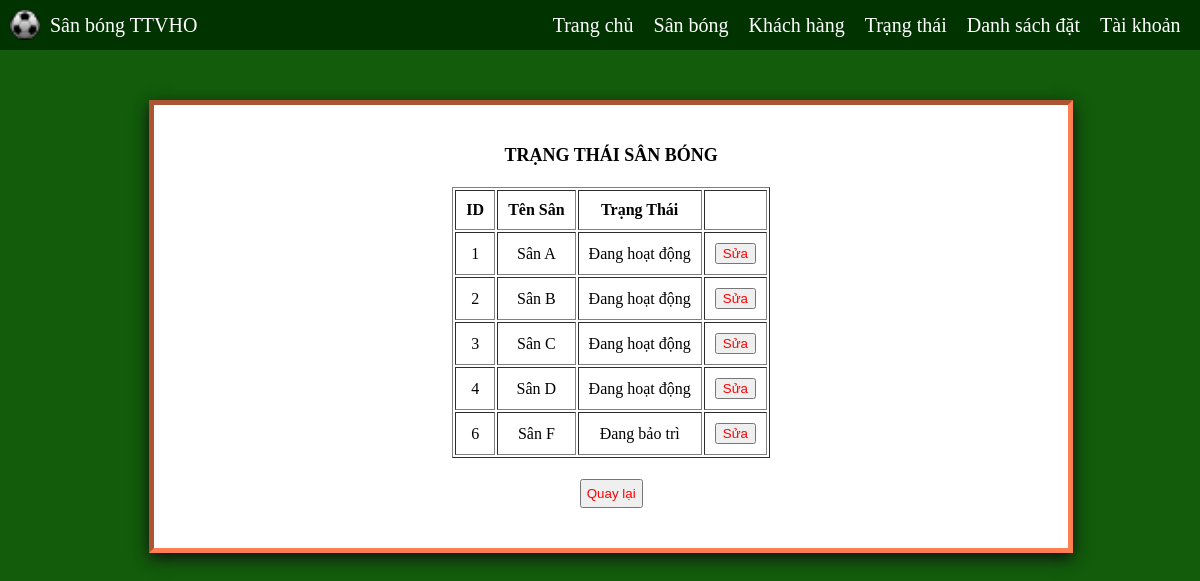
Screenshot of /status_admin.php with the database file from the repository.
### tables this page shows
CREATE TABLE `sanbong` (
  `ID` int(5) NOT NULL,
  `TenSan` text NOT NULL,
  `AnhSan` longblob NOT NULL,
  `LoaiSan` varchar(30) NOT NULL,
  `Gia` int(6) NOT NULL,
  `DiaDiem` text NOT NULL,
  `MoTa` text NOT NULL,
  `TrangThai` bit(1) NOT NULL
);

### status_admin.php (the view, shortened to what this page needs)
<?php
	include("header_admin.php");
?>
<body>
    <div class="status-div">
        <b>TRẠNG THÁI SÂN BÓNG <span id='tieudetime'></span></b><br />
        <br>
        <table class="table-status" border="1">
            <thead>
                <tr>
                    <th>ID</th>
                    <th>Tên Sân</th>
                    <th>Trạng Thái</th>
                    <th></th>
                </tr>
            </thead>
            <tbody>
                <?php
                $sql_tt = "SELECT ID,TenSan,
                        IF(TrangThai = 1, 'Đang hoạt động', 'Đang bảo trì') AS TrangThai
                        FROM sanbong";
                $result_tt = mysqli_query($conn, $sql_tt);
                while ($row = mysqli_fetch_assoc($result_tt)) {
                    echo '<form action="edit_trangthai.php" method= "POST" id="add-form">';
                    echo '<tr>';
                    echo '<td>' . $row['ID'] . '</td>';
                    echo '<td>' . $row['TenSan'] . '</td>';
                    echo '<td>' . $row['TrangThai'] . '</td>';
                    echo '<td><input class="btn" type ="submit" name="suatt['.$row['ID'].']" value="Sửa"></td>';
                    echo '</tr>';
                }
                ?>
            </tbody>
        </table>
        <br>
        <button><a href="home.php">Quay lại</a></button>
    </div>
</body>

### header_admin.php (shortened to what this page needs)
<?php
	$user = (isset($_SESSION['user'])) ? $_SESSION['user']: [];
?>
<!DOCTYPE>
<html>
<head>
</head>
<body>
	<div class="container">
		<nav>
			<div>
				<ul class='main-menu' style='float: left!important'>
					<a href="home.php"><img style='padding: 10px 0 0 10px; height: 30px; width: 30px;' src="img/logo.png" alt="Logo"></a>
					<li><a href="home.php">Sân bóng TTVHO</a></li>
				</ul>
			</div>
			<div id="menu">
				<ul class="main-menu">
				<div class="sign-in">
				<?php if(isset($user['TenTK'])) { ?>
					<div class="drop-menu">
						<ul class="main-menu">
							<li>
								<a class="click-menu" href="#" ><?php echo $user['TenTK'] ?> </a>
								<ul class="sub-menu">
									<li><a class="hover" href="thongke.php"> Thống kê</a></li>
									<li><a class="hover" href="logout.php"> Thoát</a></li>
								</ul>
							</li>
						</ul>
					</div>
				<?php
				} else { ?>
					<div class="drop-menu">
						<ul class="main-menu">
							<li><a href="#" class="click-menu">Tài khoản</a>
							</li>
						</ul>
					</div>
				<?php } ?>
			</div>
					<li><a class="hover" href="datsan_admin.php"> Danh sách đặt</a></li>
					<li><a class="hover" href="status_admin.php">Trạng thái</a></li>
					<li><a class="hover" href="khachhang_admin.php">Khách hàng</a></li>
					<li><a class="hover" href="sanbong_admin.php">Sân bóng</a></li>
					<li><a class="hover" href="home.php">Trang chủ</a></li>
			</div>
		</nav>
	</div>
</body>
</html>

### header_admin.php (style rules this page uses)
body { margin-top: 0; margin-left: 0; position: relative; }
.container * { padding: 0; margin: 0; }
.container nav { background-color: #003300; height: 50px!important; width: 100%; position: fixed; padding: 0; display: inline-block; }
.container nav:before { display: table; content: ""; }
.container { margin: 0 auto; }
.main-menu > li { float: right; line-height: 50px; list-style: none; position: relative; }
ul.main-menu > li > a, nav .sign-in a { color: #fff; font-size: 20px; text-decoration: none; display: block; padding: 0px 10px 0 10px; }
nav .sign-in { float: right; }
.click-menu { cursor: pointer; line-height: 50px; padding-top: 10px; width: 90px; }
.hover { display: block; color: #525252; }

### status_admin.php (style rules this page uses)
body { background-color: #125c0b; font-size: 18px; }
.status-div { text-align: center; margin: 12.5%; margin-top: 100px; padding: 40px; border: 5px inset coral; width: 70%; background-color: #ffffff; box-shadow: 0 5px 15px #111111; display: inline-block; margin-bottom: 25px; }
.table-status { text-align: center; margin: auto; }
th, td { padding: 10px; }
button { padding: 5px; }
.btn { color: red; }
a { text-decoration: none; color: red; }

### rows the page displays
sanbong: ID "1", TenSan "Sân A", TrangThai "Đang hoạt động"
sanbong: ID "2", TenSan "Sân B", TrangThai "Đang hoạt động"
sanbong: ID "3", TenSan "Sân C", TrangThai "Đang hoạt động"
sanbong: ID "4", TenSan "Sân D", TrangThai "Đang hoạt động"
sanbong: ID "6", TenSan "Sân F", TrangThai "Đang bảo trì"
